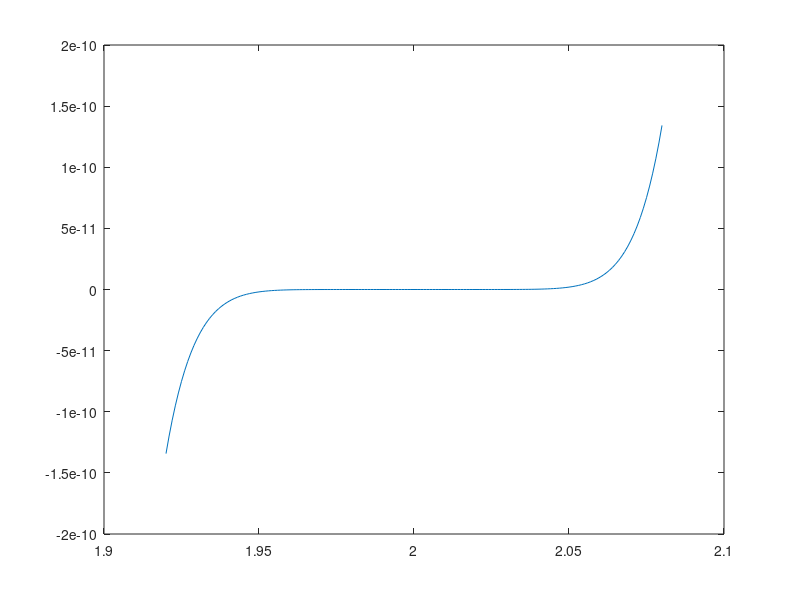

Here is the MATLAB script that generated this plot:
clear all; close all;
%I got the suggestion for how to plot polynomials from a Matlab Answers
%forum

y_1 = @(x) (x-2).^9;
x_1 = 1.920:0.001:2.080;
plot(x_1,y_1(x_1))